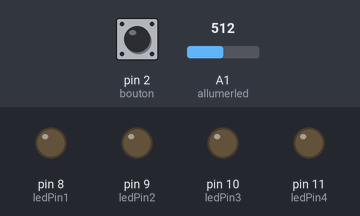
Simulated run of this sketch. Board: Arduino Uno, built with avr-gcc and run on an emulated ATmega328P. Parts: output pins drawn as LEDs (lit = HIGH). The test bench sets the inputs (shaded band); at power-on: A1 (allumerled) = 512, pin 2 (bouton) HIGH.

Above: at 1.2 s.
1.3 s: A1 (allumerled) set to 716
At 2.5 s:
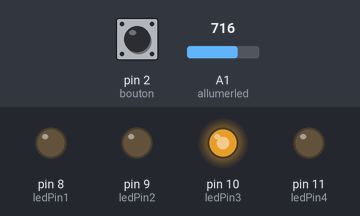
2.8 s: A1 (allumerled) set to 778
At 3.8 s:
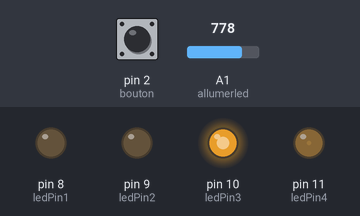
4.3 s: A1 (allumerled) set to 900
At 5.0 s:
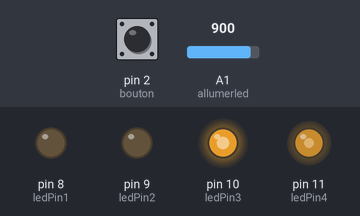
5.8 s: A1 (allumerled) set to 1023
At 6.1 s:
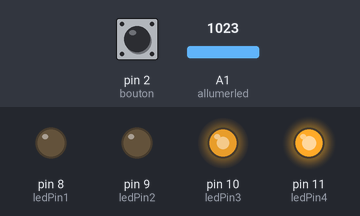
8.9 s: A1 (allumerled) set to 511
At 9.7 s:
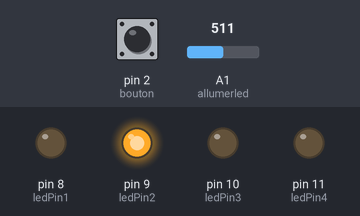
Timing chart, 0 to 11.4 s (numbered marks = the images above; inputs shaded):
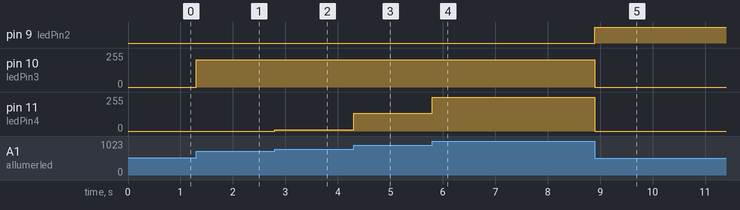

Measured:
- after the input at 1.3 s, pin 10 (ledPin3): 0/255 → 204/255 at once
- after the input at 2.8 s, pin 11 (ledPin4): 0/255 → 10/255 at once
- after the input at 4.3 s, pin 11 (ledPin4): 10/255 → 132/255 at once
- after the input at 5.8 s, pin 11 (ledPin4): 132/255 → 255/255 at once
- after the input at 8.9 s, pin 9 (ledPin2): LOW → HIGH at once; pin 10 (ledPin3): 204/255 → 0/255 at once; pin 11 (ledPin4): 255/255 → 0/255 at once

The sketch:

0sx_labo_02.ino
```cpp
const int ledPin1 = 8;
const int ledPin2 = 9;
const int ledPin3 = 10;
const int ledPin4 = 11;
const int bouton = 2;
unsigned long previous_time = 0;
const int delai = 20;
const int delai_bouton = 20;
int etat_stable = HIGH;
int dernier_etat = HIGH;
bool bouton_appuyer = false;

int led[4] = { ledPin1, ledPin2, ledPin3, ledPin4 };
int sensorValue = 0;
int pointTotal = 20;
int minPot = 0;
int maxPot = 1023;
int min = 0;
int max = 20;
int maxBouton = 100;

void setup() {
  // initialize serial communication at 9600 bits per second:

  Serial.begin(9600);
  pinMode(bouton, INPUT_PULLUP);
  for (int i = 0; i < 4; i++) {
    pinMode(led[i], OUTPUT);
  }
}

void allumerled() {
  unsigned long ct = millis();
  if (ct - previous_time >= delai) {
    previous_time = ct;
    sensorValue = analogRead(A1);
  }

  if (sensorValue <= 255) {
    int valeurPot = map(sensorValue, 0, 255, 0, 255);
    analogWrite(ledPin1, valeurPot);
    for (int i = 1; i < 4; i++) {
      analogWrite(led[i], 0);
    }
  } else if (sensorValue <= 511) {
    int valeurPot = map(sensorValue, 256, 511, 0, 255);

    analogWrite(ledPin2, valeurPot);
    for (int i = 2; i < 4; i++) {
      analogWrite(led[i], 0);
    }
  } else if (sensorValue <= 767) {
    int valeurPot = map(sensorValue, 512, 767, 0, 255);

    analogWrite(ledPin3, valeurPot);

    for (int i = 3; i < 4; i++) {
      analogWrite(led[i], 0);
    }

  } else if (sensorValue >= 768 && sensorValue <= 1023) {
    int valeurPot = map(sensorValue, 768, 1023, 0, 255);

    analogWrite(ledPin4, valeurPot);
  }
}

void progression() {
  int etat_bouton = digitalRead(bouton);
 unsigned long ct = millis();
  if (etat_bouton != dernier_etat) {
    dernier_etat = etat_bouton;
    previous_time = millis();
  }

  if (ct - previous_time >= delai_bouton) {

    if (etat_bouton != etat_stable) {
      etat_stable = etat_bouton;
      if (etat_stable == LOW) {
        bouton_appuyer = !bouton_appuyer;
      }
    }

    int niveau = map(sensorValue, minPot, maxPot, min, max);
    int progression = map(sensorValue, minPot, maxPot, min, maxBouton);

    if (bouton_appuyer) {
      Serial.print(progression);
      Serial.print("% [");
      for (int i = 0; i < pointTotal; i++) {
        if (i < niveau) {
          Serial.print(">");
        } else {
          Serial.print(".");
        }
      }
      Serial.println("]");
      bouton_appuyer = false;
    }
  }
}
// the loop routine runs over and over again forever:
void loop() {
  // read the input on analog pin 0:

  allumerled();
  progression();
}
```
